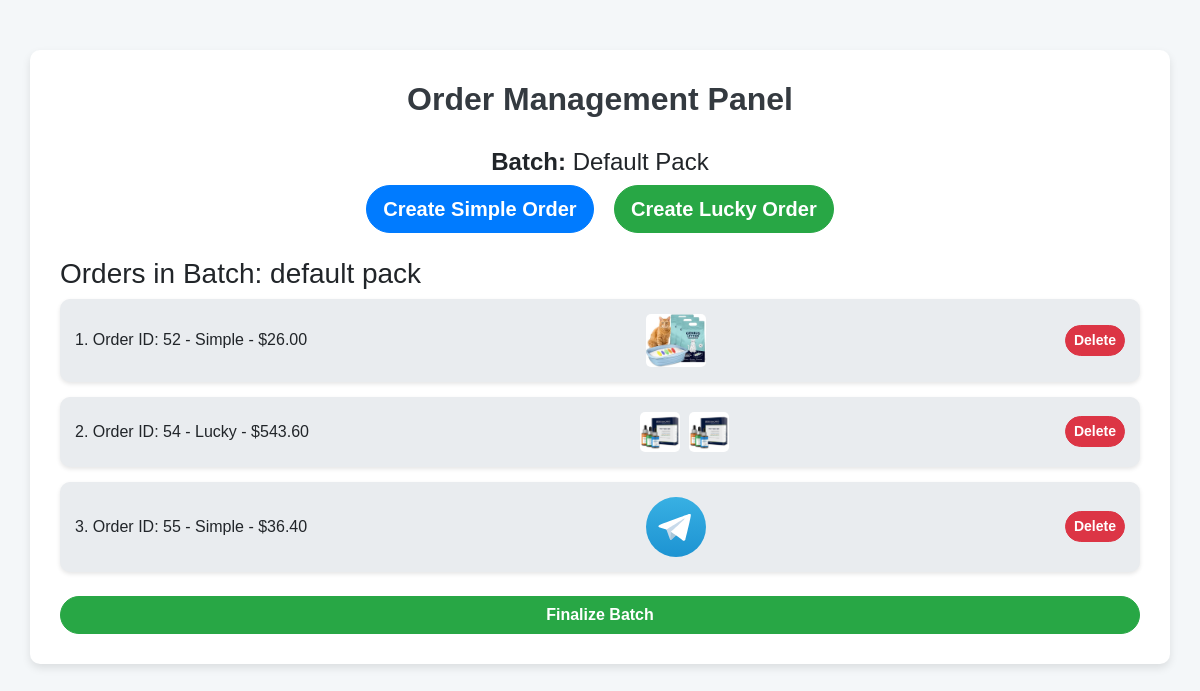
The app's page /admin-control/add-orders/7/ (signed in), older data.
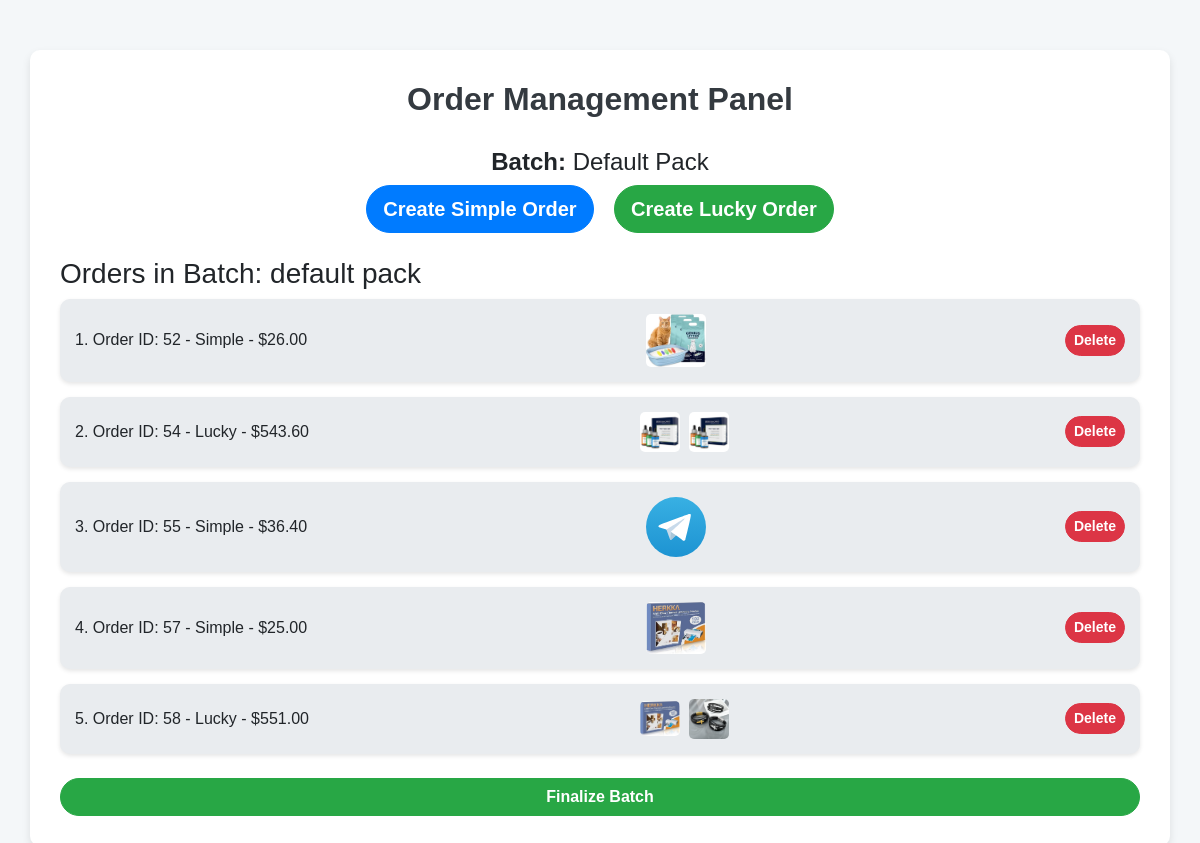
The same page, newer data.
### adminControl/models.py (models this page shows, shortened)
class Batch(models.Model):
    name = models.CharField(max_length=100)
    created_at = models.DateTimeField(auto_now_add=True)

class Order(models.Model):
    SIMPLE = 'Simple'
    LUCKY = 'Lucky'
    ORDER_TYPES = [
        (SIMPLE, 'Simple'),
        (LUCKY, 'Lucky')
    ]
    batch = models.ForeignKey(Batch, related_name='orders', on_delete=models.CASCADE)
    order_type = models.CharField(max_length=10, choices=ORDER_TYPES)
    product = models.ForeignKey(Product, related_name='orders', on_delete=models.CASCADE, null=True, blank=True)
    lucky_order_position = models.IntegerField(null=True, blank=True)
    total_amount = models.DecimalField(max_digits=10, decimal_places=2, default=0)
    products = models.ManyToManyField(Product, related_name='lucky_orders', blank=True)

class Product(models.Model):
    name = models.CharField(max_length=100)
    price = models.DecimalField(max_digits=10, decimal_places=2)
    commission_rate = models.DecimalField(max_digits=5, decimal_places=2)
    image = models.ImageField(upload_to='product_images/')

### adminControl/views.py (the view, shortened to what this page needs)
# urls.py: path('add-orders/<int:batch_id>/', add_orders, name='add_orders'),
@login_required
def add_orders(request, batch_id):
    batch = get_object_or_404(Batch, id=batch_id)
    current_order_count = Order.objects.filter(batch=batch).count()
    orders = Order.objects.filter(batch=batch).order_by('id')
    return render(request, 'admin/order_panel.html', {
        'batch': batch,
        'orders': orders,
        'remaining_orders': 20 - orders.count()
    })

### templates/admin/order_panel.html (shortened to what this page needs)
<!DOCTYPE html>
<html lang="en">
<head>
    <link href="https://stackpath.bootstrapcdn.com/bootstrap/4.5.2/css/bootstrap.min.css" rel="stylesheet">
</head>
<body>
    <div class="container">
        <h2 class="text-center">
           <strong> Order Management Panel </strong></h2>
        <div id="orderButtons" class="text-center mb-4 {% if not batch %}hidden{% endif %}">
            <h4> <strong> Batch:</strong> <span class="text-capitalize" id="currentBatchName">{{ batch.name }}</span></h4>
            <button id="createSimpleOrderBtn" class="btn btn-primary btn-lg mx-2">Create Simple Order</button>
            <button id="createLuckyOrderBtn" class="btn btn-success btn-lg mx-2">Create Lucky Order</button>
        </div>
        <div id="ordersDisplaySection" class="{% if not orders.exists %}hidden{% endif %}">
            <h3>Orders in Batch: <span id="ordersBatchName">{{ batch.name }}</span></h3>
            <div id="ordersList" class="order-list mb-4">
                {% for order in orders %}
                    <div class="order-item">
                        <span>{{ forloop.counter }}. Order ID: {{ order.id }} - {{ order.order_type }} - ${{ order.total_amount }}</span>
                        {% if order.order_type == "Simple" %}
                            <img src="{{ order.product.image.url }}" alt="{{ order.product.name }}">
                        {% else %}
                            <div>
                                {% for product in order.products.all %}
                                    <img src="{{ product.image.url }}" alt="{{ product.name }}" style="width: 40px; margin-right: 5px;">
                                {% endfor %}
                            </div>
                        {% endif %}
                            <a  href="{% url 'delete_batch_order' order.id %}" class="btn btn-sm btn-danger">Delete</a>
                    </div>
                {% endfor %}
            </div>
            <a href="{% url 'finalize_batch' batch.id %}"  class="btn btn-success btn-block mt-4">Finalize Batch</a>
        </div>
    </div>
</body>
</html>

### templates/admin/order_panel.html (style rules this page uses)
body { background-color: #f4f7f9; font-family: 'Arial', sans-serif; }
.container { background-color: white; border-radius: 10px; padding: 30px; margin-top: 50px; box-shadow: 0 4px 8px rgba(0, 0, 0, 0.1); }
h2 { color: #343a40; margin-bottom: 30px; }
.btn { border-radius: 50px; font-weight: bold; transition: background-color 0.3s ease; }
.btn-primary { background-color: #007bff; border-color: #007bff; }
.btn-success { background-color: #28a745; border-color: #28a745; }
.order-item { background-color: #e9ecef; border-radius: 10px; margin-bottom: 15px; padding: 15px; display: flex; align-items: center; justify-content: space-between; box-shadow: 0 2px 4px rgba(0, 0, 0, 0.1); }
.order-item img { max-width: 60px; margin-right: 20px; border-radius: 5px; }

Row changes from the older to the newer data that the page shows:
added Order: id "57", order_type "Simple", total_amount "25.00", product.image (picture)
added Order: id "58", order_type "Lucky", total_amount "551.00"
added Product: image (picture), shown under "58"
added Product: image (picture), shown under "58"
